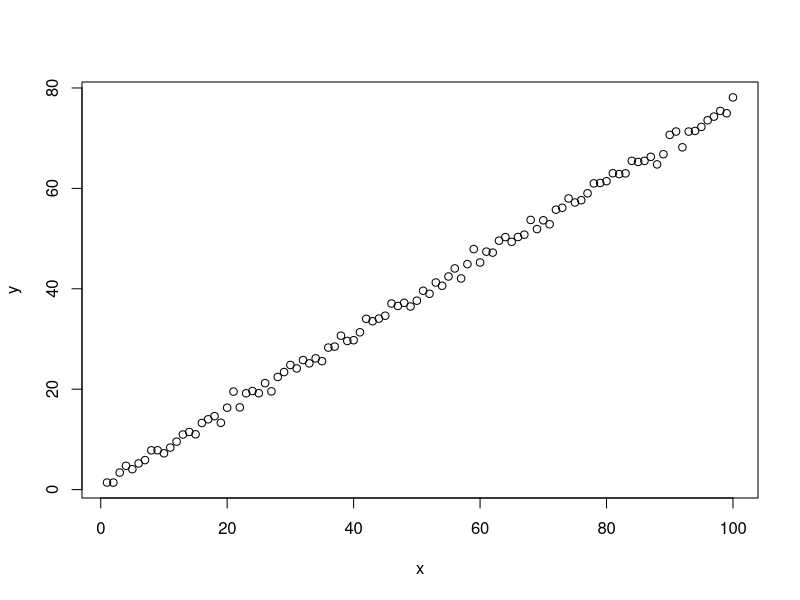
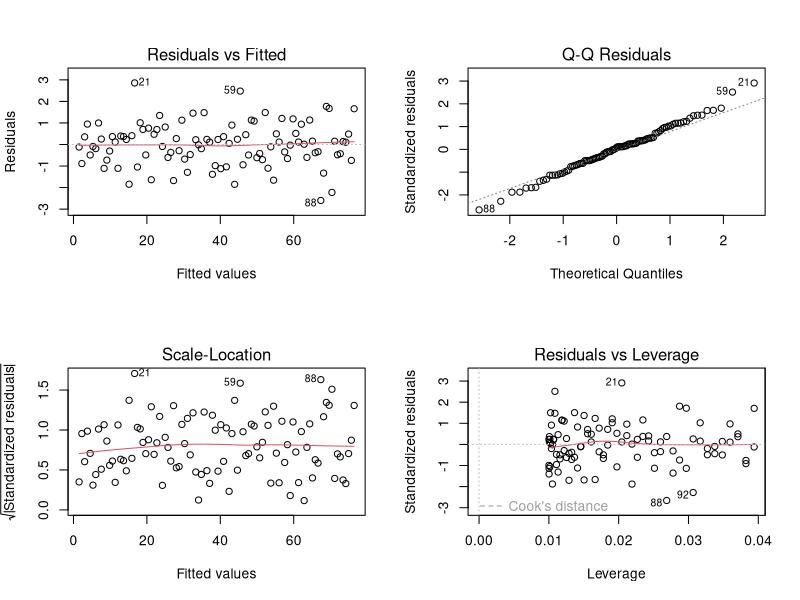
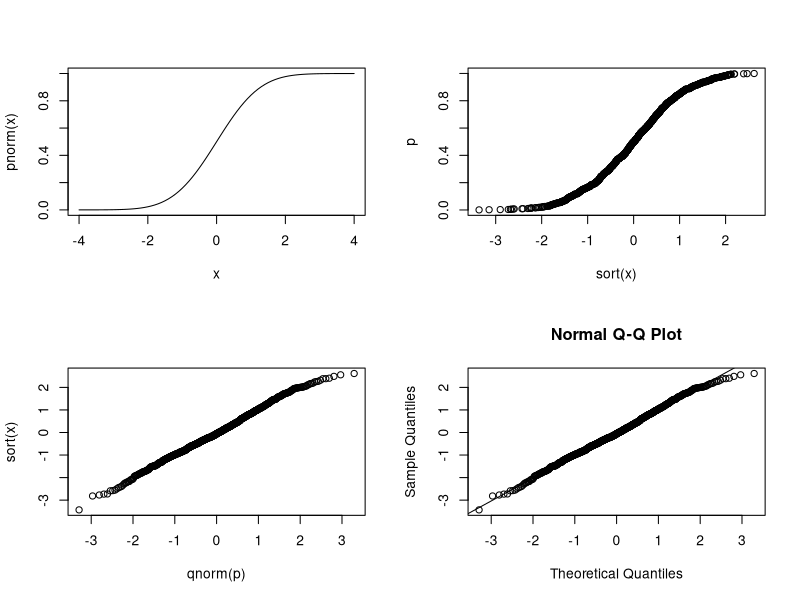
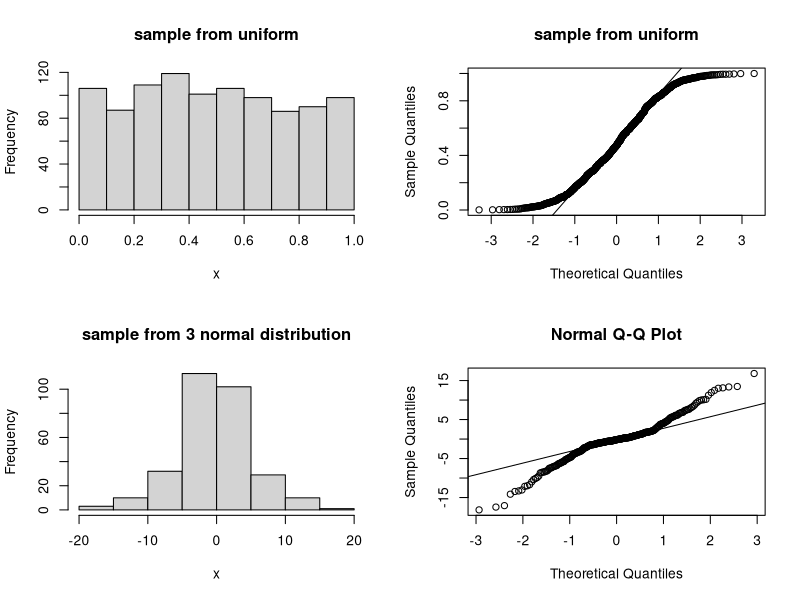

These charts were generated, in order, by the following R code:
## ---- chunk 1
set.seed(1000)
x = 1:100; y = 1+0.75*x + rnorm(100,0.1) # generate x and y
plot(x,y)

par(mfrow=c(2,2))    # set plot PARameters
plot(lm(y~x))        
# plots residual/standardized residual, normal Q-Q and residual vs leverage plot

# dfbeta_0
influence.measures(lm(y~x))$infmat[1:7,]
## ---- chunk 2
# normal quantile-quantile plots 
# qqnorm(tomato.data$pounds)
# qqline(tomato.data$pounds)
## ---- chunk 3
x <- seq(-4,4,by=0.1)
plot(x, pnorm(x), type="l")   # cdf of normal distribution

# plot of expected quantile  vs sample quantile
# p = (i-0.5)/N vs x_i
N <- 1000; x <- rnorm(N)  # x is experimental quantile
p <- ((1:N) - 0.5)/N      # p is theoretical quantile
plot(sort(x), p)

# emulating qqnorm 
set.seed(2503)
N <- 1000
x <- rnorm(N)
p <- ((1:N)-0.5)/N 
plot(qnorm(p), sort(x))   # empirical vs theoretical quantiles
                          # qnorm is inverse of cdf of standard normal

# or equivalently with qqnorm 
qqnorm(x); qqline(x)

# uniform distribution
# light tailed, because uniform distribution has no tail
# X is said to be light tailed if it takes its extreme values less frequently than any other random variable. Light tail basically imply a small variance. 
x <- runif(1000)
hist(x, main="sample from uniform")
qqnorm(x, main="sample from uniform"); qqline(x)

# systematic deviation 
# mix of gaussian
x1 <- rnorm(100, mean=0, sd=1)
x2 <- rnorm(100, mean=0, sd=5)
x3 <- rnorm(100, mean=0, sd=8)
x <- c(x1, x2, x3)
hist(x, main="sample from 3 normal distribution")
qqnorm(x); qqline(x)

